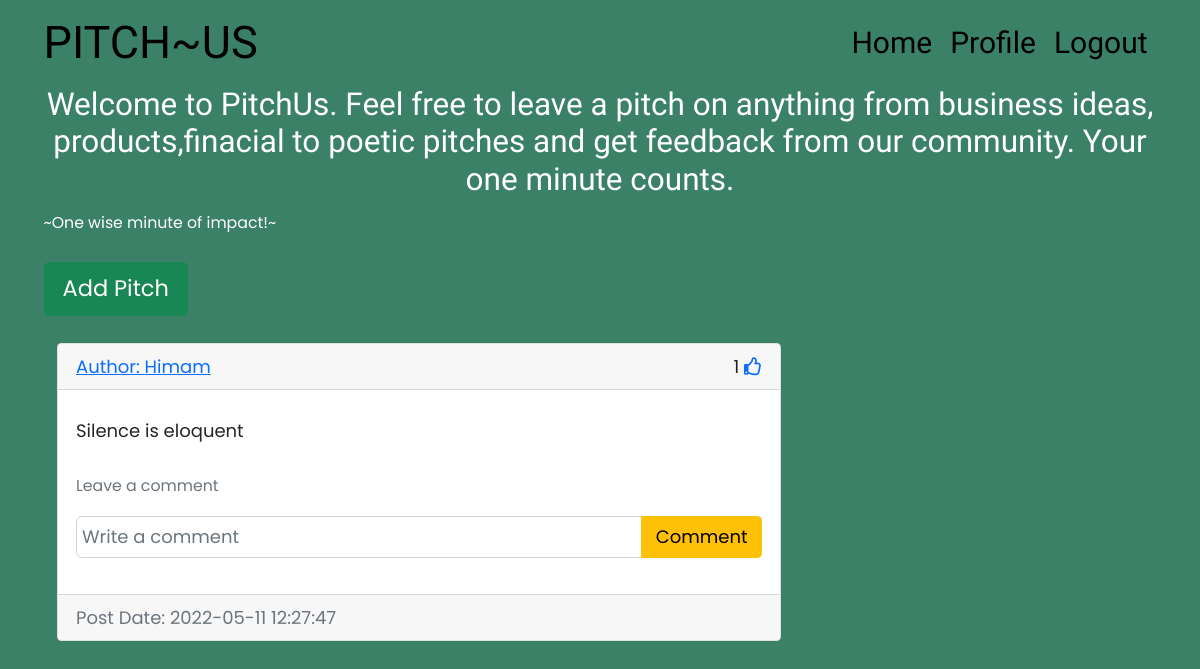
Page / (signed in) on the earlier database version.
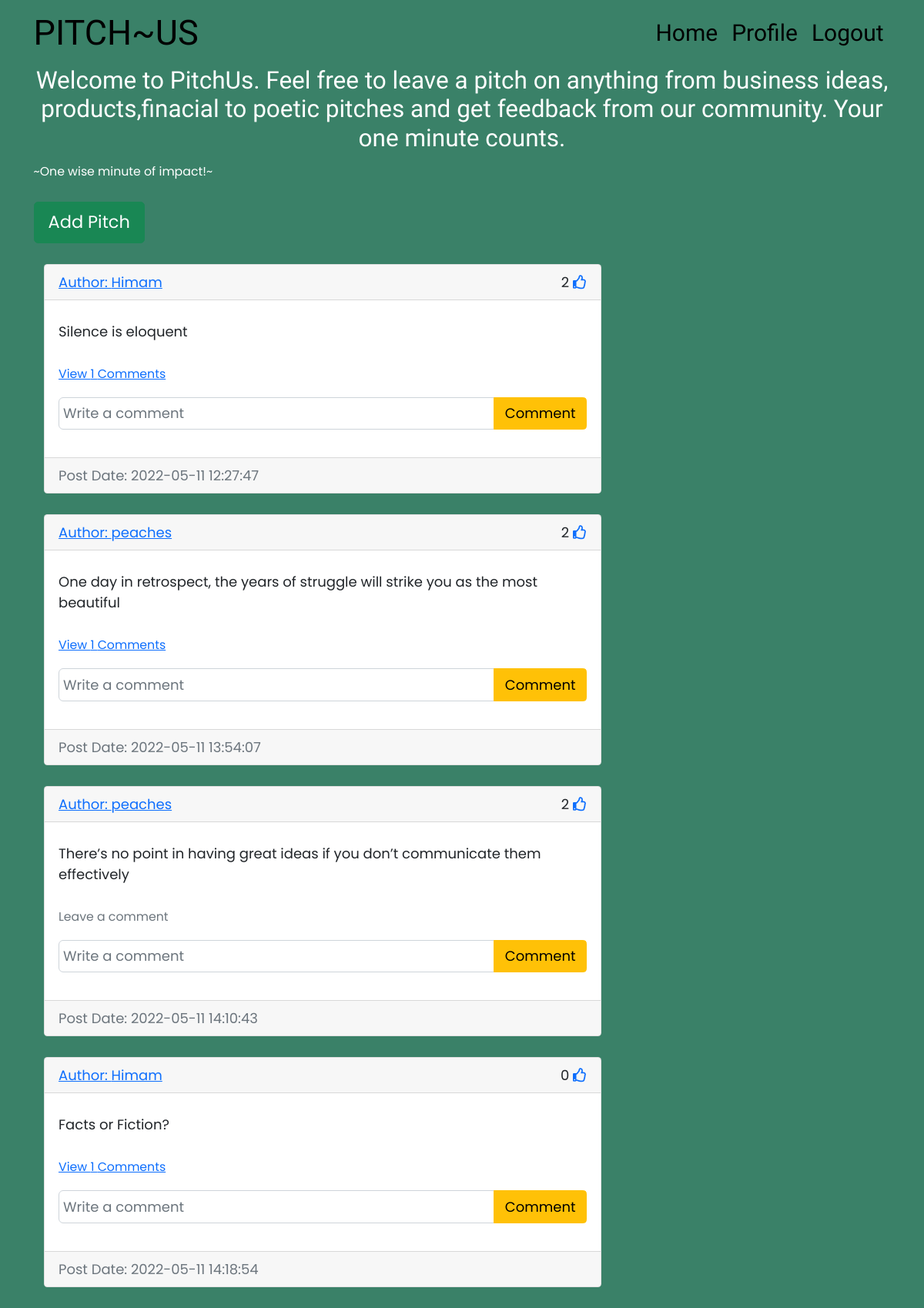
Same page on the later database version.
### app/models.py (models this page shows)
class Pitch(db.Model):
    id = db.Column(db.Integer,primary_key = True)
    text = db.Column(db.Text,nullable=False)
    category = db.Column(db.String, nullable=False)
    date_created = db.Column(db.DateTime(timezone=True),default=func.now())
    author = db.Column(db.Integer,db.ForeignKey('user.id',ondelete='CASCADE'))
    comments = db.relationship('Comment',backref='pitch',passive_deletes=True)
    likes = db.relationship('Like',backref='pitch',passive_deletes=True)

class User(db.Model,UserMixin):
    id = db.Column(db.Integer,primary_key = True)
    email = db.Column(db.String(150),unique = True)
    username = db.Column(db.String(150),unique = True)
    password = db.Column(db.String(150),nullable = False)
    bio = db.Column(db.String(255))
    profile_pic_path = db.Column(db.String())
    date_created = db.Column(db.DateTime(timezone=True),default=func.now())
    pitches = db.relationship('Pitch',backref='user',passive_deletes=True)
    comments = db.relationship('Comment',backref='user',passive_deletes=True)
    likes = db.relationship('Like',backref='user',passive_deletes=True)

### app/views.py (the view)
@views.route('/')
@login_required
def home():
   pitches = Pitch.query.all()
   return render_template('home.html',user = current_user.username,pitches=pitches)

### app/__init__.py (called while the page is built)
def create_app():
    app.config['SQLALCHEMY_TRACK_MODIFICATIONS'] = False
    bootstrap.init_app(app)
    db.init_app(app)
    migrate.init_app(app,db)
    mail.init_app(app)
    configure_uploads(app,photos)
    from .views import views
    app.register_blueprint(views,url_prefix="/")
    from .auth import auth
    app.register_blueprint(auth,url_prefix="/")
    from .models import User,Pitch, Comment,Like
    create_database(app)
    login_manager = LoginManager()
    login_manager.login_view = "auth.login" # redirects to login page
    login_manager.init_app(app)
    @login_manager.user_loader
    def load_user(id):
        return User.query.get(int(id))
    return app

### app/templates/home.html (shortened to what this page needs)
{% extends 'pitch_div.html' %}

### app/templates/pitch_div.html (shortened to what this page needs)
{% extends 'base.html' %}
{% block content %}
{% block header%}
    <div class="text-white">
        <h3 align="center">Welcome to PitchUs. Feel free to leave a pitch on anything from business ideas, products,finacial to poetic pitches and get feedback from our community. Your one minute counts. </h3><span><small>~One wise minute of impact!~</small></span> <br><br>
        <a href="/pitch/"><button type="button" class="btn btn-success btn-lg">
            Add Pitch
        </button></a>
    </div> <br>
    {%endblock %}
    <div class="container" id="pitches">
        {% for pitch in pitches %}
        <div class="col-md-8">
            <div class="card">
                <div class="card-header d-flex justify-content-between align-items-center">
                    <a href="/pitch/{{pitch.user.username}}">Author: {{pitch.user.username}}</a>
                    <div>{{pitch.likes|length}}
                        {% if user.id in pitch.likes|map(attribute="author")|list %}
                        <a href="/like/{{pitch.id}}"><i class="fas fa-thumbs-up"></i></a>
                        {% else %}
                        <a href="/like/{{pitch.id}}"><i class="far fa-thumbs-up"></i></a>
                        {% endif %}
                    </div>
                </div>
                <div class="card-body">
                    <div class="card-text">{{pitch.text}}</div><br>
                    <p class="card-text">
                        {% if pitch.comments|length > 0 %}
                        <a data-bs-toggle="collapse" href="#comments-{{pitch.id}}" role="button">
                            <small>View {{pitch.comments|length}} Comments</small>
                        </a>
                        {% else %}
                        <small class="text-muted">Leave a comment</small>
                        {% endif %}
                    </p>
                    <form class="input-group mb-3" method="POST" action="/comment/{{pitch.id}}">
                        <input type="text" id="text" name="text" class="form-control" placeholder="Write a comment">
                        <button type="submit" class="btn btn-warning">Comment</button>
                    </form>
                </div>
                <div class="card-footer text-muted"> Post Date: {{pitch.date_created}}</div>
            </div>
        </div>
        <br>
        {% endfor %}
    </div>
    {% endblock %}

### app/templates/base.html (shortened to what this page needs)
<!DOCTYPE html>
<html lang="en">
<head>
    <link href="https://cdn.jsdelivr.net/npm/bootstrap@5.1.3/dist/css/bootstrap.min.css" rel="stylesheet"
>
    <link href="https://cdnjs.cloudflare.com/ajax/libs/font-awesome/5.13.0/css/all.min.css" rel="stylesheet">
    <link rel="stylesheet" href="{{url_for('static',filename='css/style.css')}}">
</head>
<body>
    <nav class="navbar navbar-expand-lg navbar-dark">
        <div class="container">
            <div class="collapse navbar-collapse" id="navbar">
                <a href="/"class="logo">PITCH~US</a>
                <div class="navbar-nav ms-auto">
                    <a href="/" class="nav-item nav-link ">Home</a>
                    {% if current_user.is_authenticated %}
                    <a href="{{url_for('views.profile',username=current_user.username)}}"
                        class="nav-item nav-link">Profile</a>
                    <a href="{{url_for('auth.logout')}}" class="nav-item nav-link">Logout</a>
                    {% else %}
                    <a href="{{url_for('auth.login')}}" class="nav-item nav-link">SignIn</a>
                    <a href="{{url_for('auth.signup')}}" class="nav-item nav-link">SignUp</a>
                    {% endif%}
                </div>
            </div>
        </div>
    </nav>
    <div class="container">
        {% block content %}{% endblock %}
    </div>
</body>
</html>

### app/static/css/style.css (style rules this page uses)
* { margin: 0; padding: 0; box-sizing: border-box; font-family: 'Poppins', sans-serif; font-size: large; }
body { background-color: rgb(58, 129, 104); }
.navbar { background-color: transparent; }
.nav-link { font-size: 30px; color: black !important; font-family: 'Macondo', cursive; }
.logo { font-family: 'Macondo', cursive; font-size: 45px; text-decoration: none; color:black; }
h3 { font-family: 'Macondo', cursive; }
input[type=text] { width: 100%; padding: 5px; font-size: 18px; border-radius: 6px; background-color: transparent; }

Differences in the rows shown:
shown differently, row unchanged: Pitch "Silence is eloquent": likes|length "1" → "2"; comments|length (not shown) → "1"; text "Leave a comment" → "View Comments"
added Pitch: user.username "peaches", likes|length "2", text "One day in retrospect, the years of struggle will strike you as the most beautiful", comments|length "1", date_created "2022-05-11 13:54:07"
added Pitch: user.username "peaches", likes|length "2", text "There’s no point in having great ideas if you don’t communicate them effectively", shows "Leave a comment", date_created "2022-05-11 14:10:43"
added Pitch: user.username "Himam", likes|length "0", text "Facts or Fiction?", comments|length "1", date_created "2022-05-11 14:18:54"
